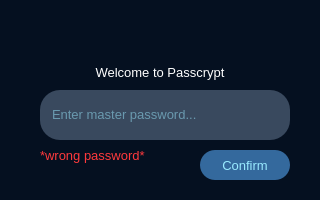
<?xml version="1.0" encoding="UTF-8"?>
<ui version="4.0">
 <class>loginDialog</class>
 <widget class="QDialog" name="loginDialog">
  <property name="geometry">
   <rect>
    <x>0</x>
    <y>0</y>
    <width>320</width>
    <height>200</height>
   </rect>
  </property>
  <property name="sizePolicy">
   <sizepolicy hsizetype="Fixed" vsizetype="Fixed">
    <horstretch>0</horstretch>
    <verstretch>0</verstretch>
   </sizepolicy>
  </property>
  <property name="minimumSize">
   <size>
    <width>320</width>
    <height>200</height>
   </size>
  </property>
  <property name="maximumSize">
   <size>
    <width>320</width>
    <height>200</height>
   </size>
  </property>
  <property name="font">
   <font>
    <family>Segoe UI</family>
    <pointsize>10</pointsize>
    <italic>false</italic>
    <bold>false</bold>
   </font>
  </property>
  <property name="windowTitle">
   <string>Log in</string>
  </property>
  <property name="styleSheet">
   <string notr="true">background-color: rgb(5, 16, 32);
font: 10pt &quot;Segoe UI&quot;;</string>
  </property>
  <widget class="QLabel" name="welcomeLabel">
   <property name="geometry">
    <rect>
     <x>90</x>
     <y>60</y>
     <width>140</width>
     <height>25</height>
    </rect>
   </property>
   <property name="font">
    <font>
     <family>Segoe UI</family>
     <pointsize>10</pointsize>
     <italic>false</italic>
     <bold>false</bold>
    </font>
   </property>
   <property name="layoutDirection">
    <enum>Qt::LeftToRight</enum>
   </property>
   <property name="styleSheet">
    <string notr="true">color: rgb(255, 255, 255);</string>
   </property>
   <property name="text">
    <string>Welcome to Passcrypt</string>
   </property>
   <property name="alignment">
    <set>Qt::AlignCenter</set>
   </property>
  </widget>
  <widget class="QFrame" name="logoFrame">
   <property name="geometry">
    <rect>
     <x>100</x>
     <y>10</y>
     <width>120</width>
     <height>51</height>
    </rect>
   </property>
   <property name="styleSheet">
    <string notr="true">image: url(:/images/images/Passcrypt logo.png);
border: none;</string>
   </property>
   <property name="frameShape">
    <enum>QFrame::StyledPanel</enum>
   </property>
   <property name="frameShadow">
    <enum>QFrame::Raised</enum>
   </property>
  </widget>
  <widget class="QFrame" name="enterFrame">
   <property name="geometry">
    <rect>
     <x>40</x>
     <y>90</y>
     <width>250</width>
     <height>50</height>
    </rect>
   </property>
   <property name="styleSheet">
    <string notr="true">background-color: #39495E;
border-radius: 20px;</string>
   </property>
   <property name="frameShape">
    <enum>QFrame::StyledPanel</enum>
   </property>
   <property name="frameShadow">
    <enum>QFrame::Raised</enum>
   </property>
   <widget class="QLineEdit" name="lineEdit">
    <property name="geometry">
     <rect>
      <x>10</x>
      <y>9</y>
      <width>230</width>
      <height>30</height>
     </rect>
    </property>
    <property name="font">
     <font>
      <family>Segoe UI</family>
      <pointsize>10</pointsize>
      <italic>false</italic>
      <bold>false</bold>
     </font>
    </property>
    <property name="styleSheet">
     <string notr="true">QLineEdit{
		color: rgb(153, 234, 255);
        border: no-border;
    }

    QLineEdit[text=&quot;&quot;]{
        color: rgba(153, 234, 255, 60);
    }</string>
    </property>
    <property name="echoMode">
     <enum>QLineEdit::Password</enum>
    </property>
    <property name="placeholderText">
     <string>Enter master password...</string>
    </property>
   </widget>
  </widget>
  <widget class="QPushButton" name="confirmButton">
   <property name="geometry">
    <rect>
     <x>200</x>
     <y>150</y>
     <width>90</width>
     <height>30</height>
    </rect>
   </property>
   <property name="font">
    <font>
     <family>Segoe UI</family>
     <pointsize>10</pointsize>
     <italic>false</italic>
     <bold>false</bold>
    </font>
   </property>
   <property name="styleSheet">
    <string notr="true">QPushButton {
	border-radius: 15px;
    background-color: #34699D;
	color: #99EAFF;
}

QPushButton:hover {
    background-color: #3B77B3;
}

QPushButton:pressed{
	background-color: #34699D;
}</string>
   </property>
   <property name="text">
    <string>Confirm</string>
   </property>
  </widget>
  <widget class="QLabel" name="wrongLabel">
   <property name="geometry">
    <rect>
     <x>40</x>
     <y>145</y>
     <width>121</width>
     <height>21</height>
    </rect>
   </property>
   <property name="styleSheet">
    <string notr="true">color: rgb(255, 57, 60);</string>
   </property>
   <property name="text">
    <string>*wrong password*</string>
   </property>
  </widget>
 </widget>
 <resources/>
 <connections/>
</ui>
